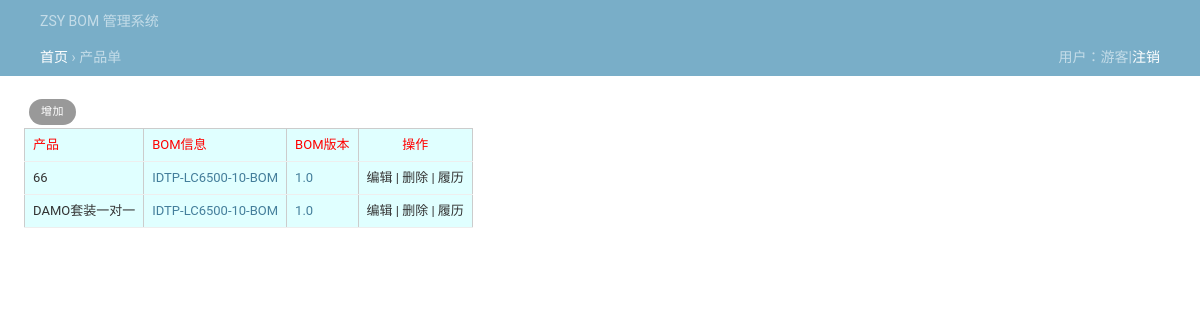
The app's page /product/ with its own data.
### View/models.py (models this page shows, shortened)
class Product(models.Model):
    productName = models.CharField(max_length=128, verbose_name="产品名")
    bom = models.ForeignKey("Bom", on_delete=models.CASCADE, verbose_name="Bom名",default=1)
    status = models.ForeignKey("DataStatus", on_delete=models.CASCADE, verbose_name="状态",default=1)
    owner = models.CharField(max_length=128, verbose_name="所有者")
    class Meta:
        unique_together = ('productName', 'bom',)
        verbose_name = '产品BOM单'

class Bom(models.Model):
    bomName = models.CharField(max_length=128,  verbose_name="Bom名")
    bomVersion = models.CharField(max_length=20,  verbose_name="Bom版本")
    bomDiscrib = models.CharField(max_length=128,  verbose_name="Bom描述", default="")
    bomContext = models.TextField(verbose_name="Bom内容")
    status = models.ForeignKey("DataStatus", on_delete=models.CASCADE, verbose_name="状态",default=1)
    owner = models.CharField(max_length=128, verbose_name="所有者")
    class Meta:
        unique_together = ('bomName', 'bomVersion',)
        verbose_name = 'BOM单'

### View/views_product.py (the view)
# urls.py: path('product/', views_product.product, name='product'),
def product(req):
    product_table = models.Product.objects.all().order_by("productName")
    return render(req,"product/product_list.html", {"product_list":product_table, "table":models.Product._meta.verbose_name,"cur_user": views_auth.getCurUser(req)})

### View/views_auth.py (called while the page is built)
def getCurUser(req):
    is_login = req.session.get('is_login',False)
    if not is_login:
        return "游客"
    return req.session.get('username',"游客")

### templates/product/product_list.html (shortened to what this page needs)
{% extends "layout.html" %}
{% block cur_navi %}
	<a href="{% url "index" %}">首页</a> &rsaquo; 产品单
{% endblock %}
{% block content %}
	<div class="content">
		<ul class="object-tools">
		    <li><a href="{% url "product_add" %}">增加</a></li>
	    </ul>
	    <br><br>
		<table border="1px">
			<tr class="tabletitle">
				<td>产品</td>
				<td>BOM信息</td>
				<td>BOM版本</td>
				<td style="text-align: center">操作</td>
			</tr>
			{% for i in product_list %}
			<tr>
				<td>{{ i.productName }}</td>
				<td><a href="{% url "bom_detail" %}?id={{ i.bom_id }}">{{ i.bom.bomName }}</a></td>
				<td><a href="{% url "bom_detail" %}?id={{ i.bom_id }}">{{ i.bom.bomVersion }}</a></td>
			    <td><a class="td-edit">编辑</a> | <a class="td-delete">删除</a> | <a class="td-history">履历</a></td>
			</tr>
			{% endfor %}
		</table>
	</div>
{% endblock %}

### static/site.css (style rules this page uses)
body { margin: 0; }
.content { margin-left: 2%; margin-top: 20px; }
.content td { width: auto; background-color: #e0ffff; }
.content .tabletitle { background-color: bule; color: red }
body { margin: 0; padding: 0; font-size: 14px; font-family: "Roboto", "Lucida Grande", "DejaVu Sans", "Bitstream Vera Sans", Verdana, Arial, sans-serif; color: #333; background: #fff; }
a:link, a:visited { color: #447e9b; text-decoration: none; }
p, ol, ul, dl { margin: .2em 0 .8em 0; }
ul li { list-style-type: square; padding: 1px 0; }
li, dt, dd { font-size: 13px; line-height: 20px; }
table { border-collapse: collapse; border-color: #ccc; }
td, th { font-size: 13px; line-height: 16px; border-bottom: 1px solid #eee; vertical-align: top; padding: 8px; font-family: "Roboto", "Lucida Grande", Verdana, Arial, sans-serif; }
div.breadcrumbs a { color: #fff; }
.object-tools { font-size: 10px; font-weight: bold; padding-left: 0; float: left; position: relative; }
.object-tools li { display: block; float: left; margin-left: 5px; height: 16px; }
.object-tools a { border-radius: 15px; }
.object-tools a:link, .object-tools a:visited { display: block; float: left; padding: 3px 12px; background: #999; font-weight: 400; font-size: 11px; text-transform: uppercase; letter-spacing: 0.5px; color: #fff; }

### records on screen
Product: productName "66", bom.bomName "IDTP-LC6500-10-BOM", bom.bomVersion "1.0"
Product: productName "DAMO套装一对一", bom.bomName "IDTP-LC6500-10-BOM", bom.bomVersion "1.0"

### other values on screen
{{ cur_user }} "游客"
